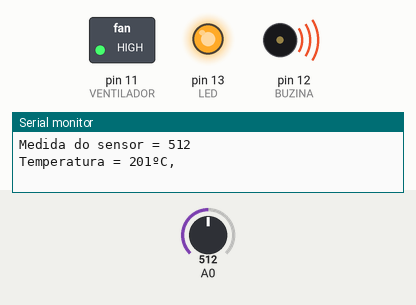
A sketch run on a simulated Arduino Uno, built with avr-gcc and run on an emulated ATmega328P. Parts: switched loads named in the sketch (green lamp = pin HIGH), output pins drawn as LEDs (lit = HIGH), buzzer (waves = sounding, pin HIGH), the last lines printed to the serial monitor. The inputs (shaded band) are chosen by the test bench; at power-on: A0 = 512.

Above: at 1.3 s.
1.4 s: A0 set to 216
2.9 s: A0 set to 198
At 3.9 s:
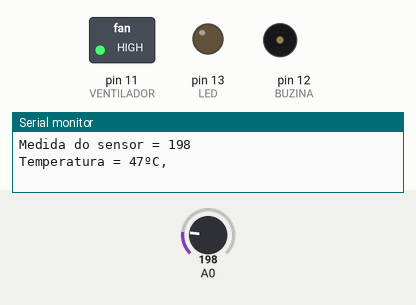
4.5 s: A0 set to 170
6.0 s: A0 set to 153
At 6.3 s:
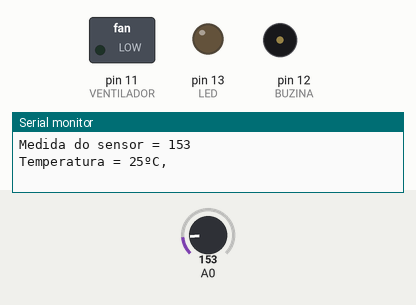
7.5 s: A0 set to 306
At 8.7 s:
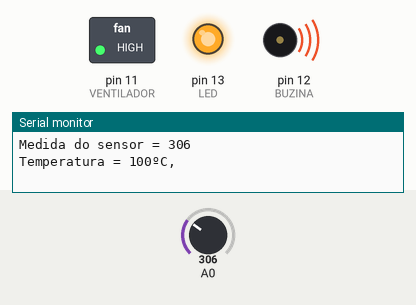
9.0 s: A0 set to 122
At 10.0 s:
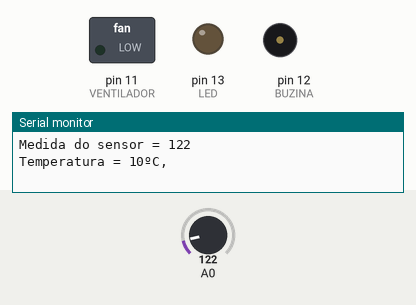
Timing chart, 0 to 11.5 s (numbered marks = the images above; inputs shaded):
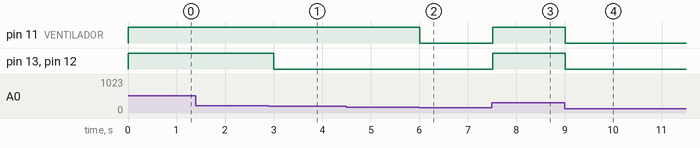

Measured:
- the behaviour switches between 206 and 205 on A0 (found by bisection; images 0 and 1)
- the behaviour switches between 163 and 162 on A0 (found by bisection; images 1 and 2)
- after the input at 2.9 s, pin 13 (LED), pin 12 (BUZINA): HIGH → LOW after 0.11 s
- after the input at 6.0 s, pin 11 (VENTILADOR): HIGH → LOW at once
- after the input at 7.5 s, pin 11 (VENTILADOR), pin 13 (LED), pin 12 (BUZINA): LOW → HIGH at once
- after the input at 9.0 s, pin 11 (VENTILADOR), pin 13 (LED), pin 12 (BUZINA): HIGH → LOW at once

The sketch:

Dio_Desafio_Iot.ino
```cpp
int celsius = 0;
int sensor = 0;

const int VENTILADOR = 11;
const int BUZINA = 12;
const int LED = 13;

const int TEMPERATURE_THRESHOLD_1 = 30;
const int TEMPERATURE_THRESHOLD_2 = 50;

void setup() {
  Serial.begin(9600);
  pinMode(VENTILADOR, OUTPUT);
  pinMode(BUZINA, OUTPUT);
  pinMode(LED, OUTPUT);
}

void readTemperature() {
  sensor = analogRead(A0);
  celsius = map(((sensor - 20) * 3.04), 0, 1023, -40, 125);
}

void controlVentilador() {
  digitalWrite(VENTILADOR, celsius >= TEMPERATURE_THRESHOLD_1 ? HIGH : LOW);
}

void controlBuzinaAndLED() {
  if (celsius > TEMPERATURE_THRESHOLD_2) {
    digitalWrite(BUZINA, HIGH);
    digitalWrite(LED, HIGH);
  } else {
    digitalWrite(BUZINA, LOW);
    digitalWrite(LED, LOW);
  }
}

void printTemperature() {
  Serial.print("Medida do sensor = ");
  Serial.println(sensor);
  Serial.print("Temperatura = ");
  Serial.print(celsius);
  Serial.println("ºC, ");
  Serial.println("   ");
}

void loop() {
  readTemperature();
  controlVentilador();
  controlBuzinaAndLED();
  printTemperature();

  delay(500);
}
```
